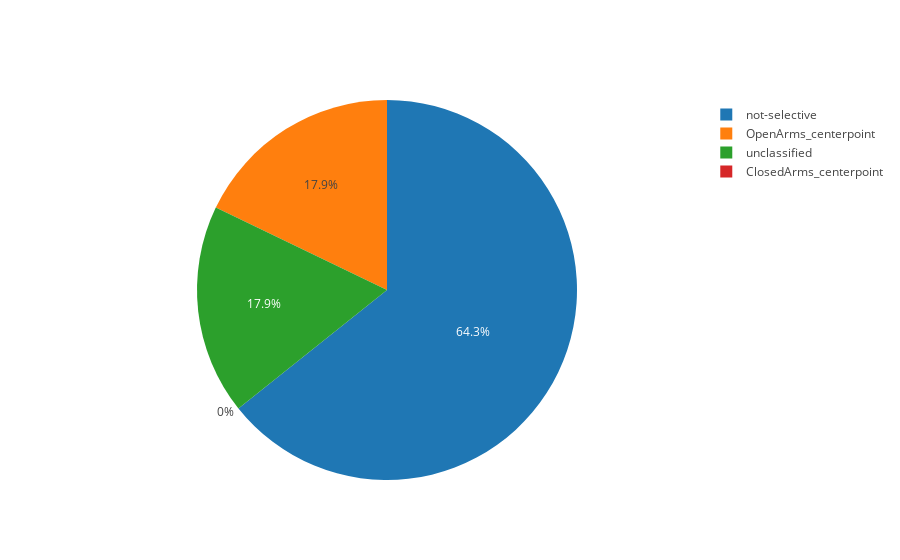

The code cell stored with this chart in its notebook:
### Markdown cell above
## DRD73

### Code cell
drd73_cell_dict = deep_classify(drd73_classified_neurons, drd73_real_diff_vals)
plot_pie_chart(drd73_cell_dict, "OpenArms_centerpoint", "ClosedArms_centerpoint", "not-selective", "unclassified")

### Figure 1 — Plotly figure (JSON) as saved in the notebook; plotly's stock layout.template omitted (floating-point values rounded to 4 significant figures)
{"data": [{"labels": ["OpenArms_centerpoint", "ClosedArms_centerpoint", "not-selective", "unclassified"], "type": "pie", "uid": "0f6902", "values": [5, 0, 18, 5]}], "layout": {"autosize": true}}
